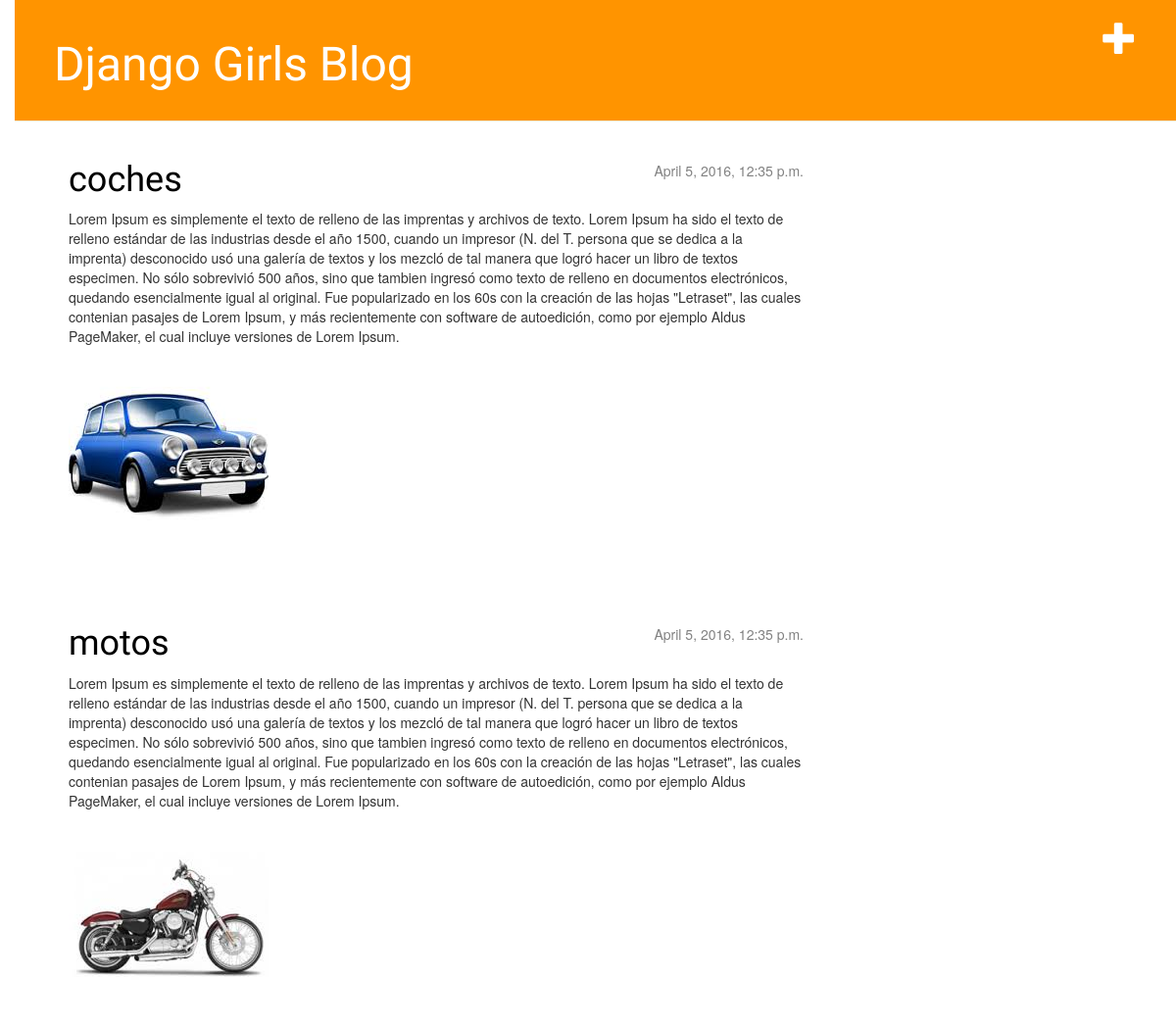
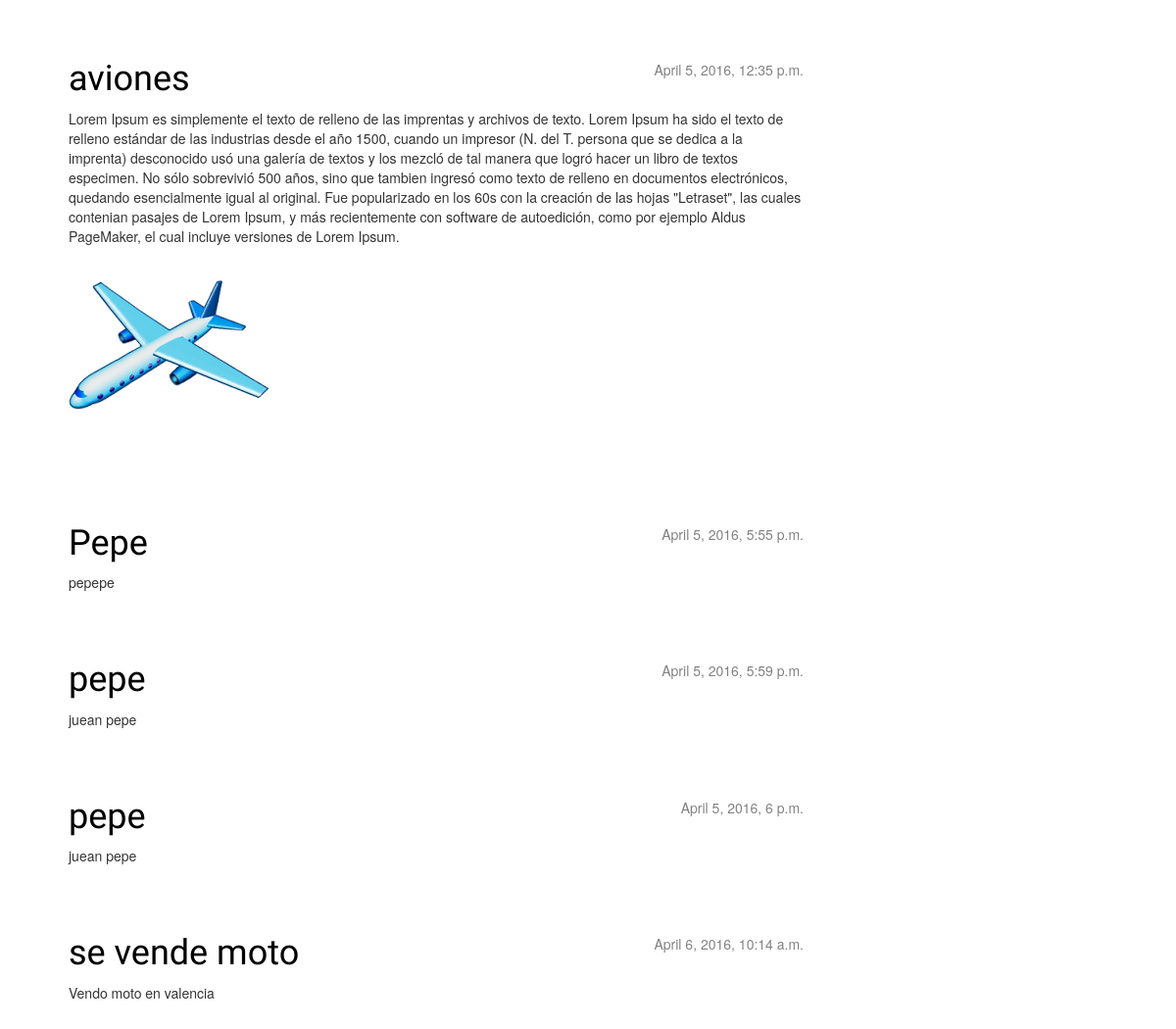
/, run on an earlier commit of the app's database (2 pictures, top to bottom).
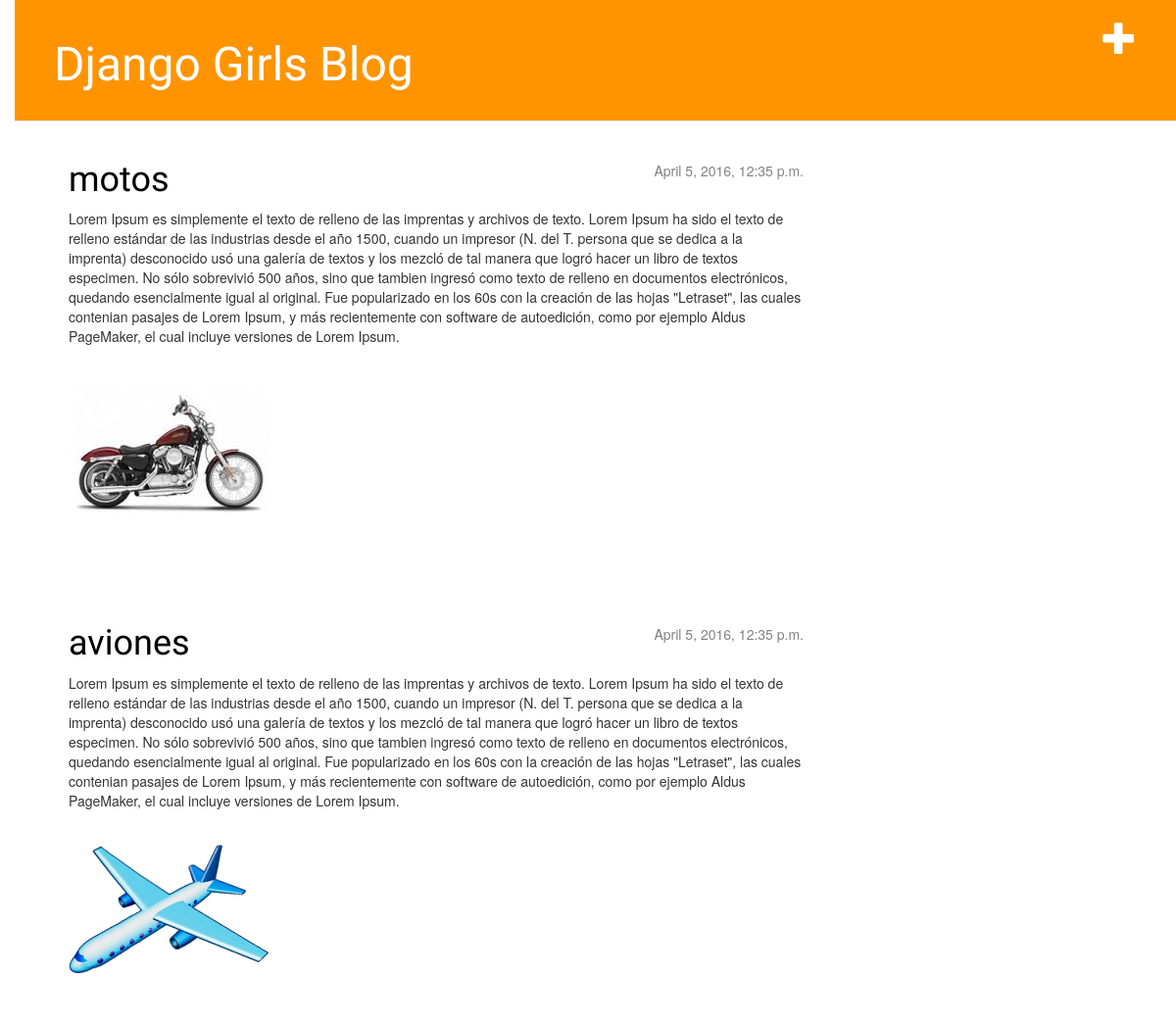
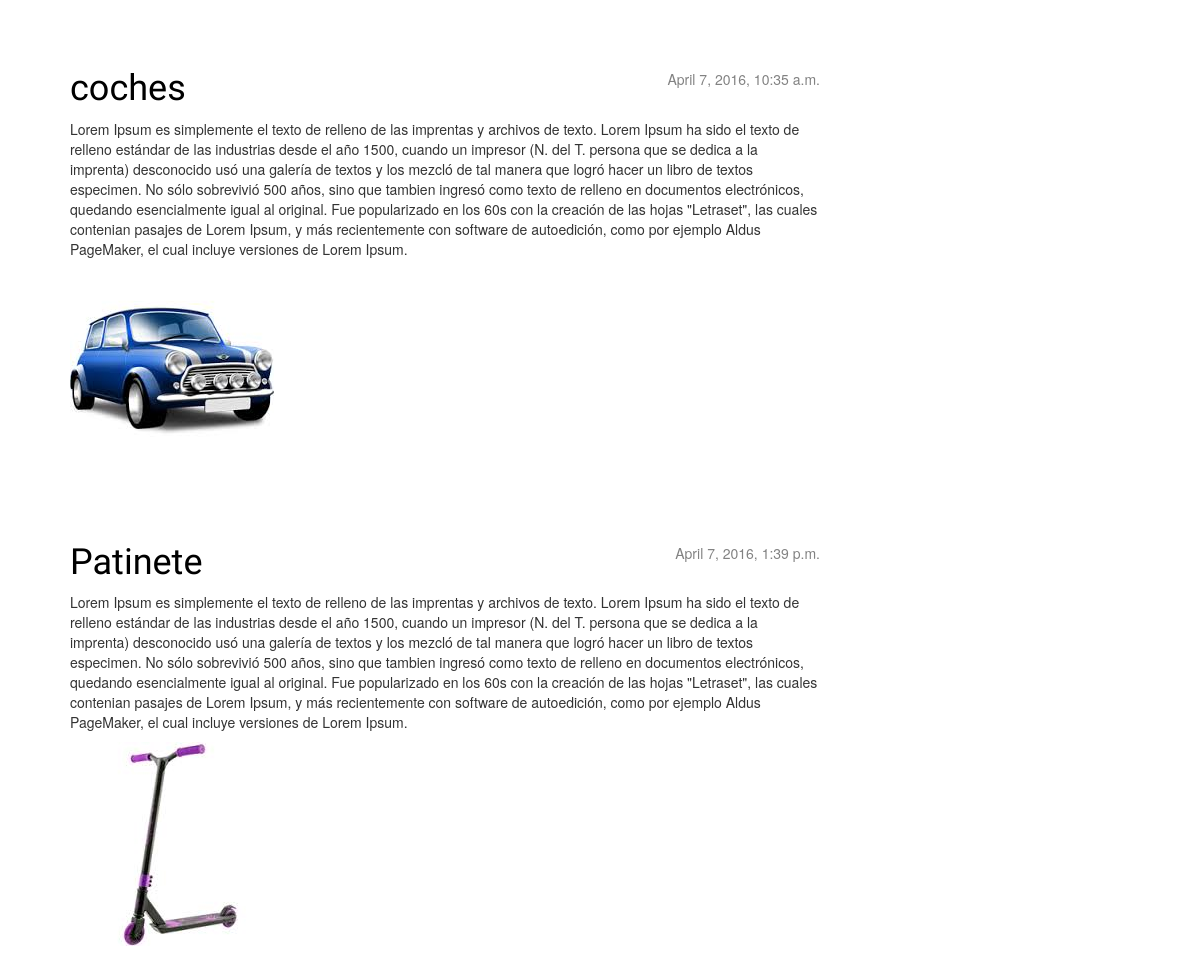
And on a later commit of the database (2 pictures, top to bottom).
### blog/models.py (models this page shows, shortened)
class Post(models.Model):
	author = models.ForeignKey('auth.User')
	image = models.ImageField(upload_to="", null=True, blank=True)
	title = models.CharField(max_length=200)
	text = models.TextField()
	created_date = models.DateTimeField(
		default=timezone.now)
	published_date = models.DateTimeField(
		blank=True, null=True)

### blog/views.py (the view)
# urls.py: url(r'^$', views.post_list),
def post_list(request):
    posts = Post.objects.filter(published_date__lte=timezone.now()).order_by('published_date')
    return render(request, 'blog/post_list.html', {'posts': posts})

### blog/templates/blog/post_list.html
 {% extends 'blog/base.html' %}
    {% block content %}
        {% for post in posts %}
            <div class="post">
                <div class="date">
                    {{ post.published_date }}
                </div>
                <h1><a href="{% url 'blog.views.post_detail' pk=post.pk %}">{{ post.title }}</a></h1>
                <p>{{ post.text|linebreaks }}</p>
                {%if post.image%}
                <img src="{{ post.image.url }}">
                {%endif%}
            </div>
        {% endfor %}
    {% endblock content %}

### blog/templates/blog/base.html (shortened to what this page needs)
{% load staticfiles %}
    <html>
        <head>
            <link rel="stylesheet" href="//maxcdn.bootstrapcdn.com/bootstrap/3.2.0/css/bootstrap.min.css">
            <link rel="stylesheet" href="//maxcdn.bootstrapcdn.com/bootstrap/3.2.0/css/bootstrap-theme.min.css">
            <link rel="stylesheet" href="{% static 'css/blog.css' %}">
        </head>
        <body>
        <div class="page-header">
            <a href="{% url 'blog.views.post_new' %}" class="top-menu"><span class="glyphicon glyphicon-plus"></span></a>
            <h1><a href="/">Django Girls Blog</a></h1>
        </div>
        <div class="content container">
            <div class="row">
                <div class="col-md-8">
                {% block content %}
                {% endblock %}
                </div>
            </div>
        </div>
    </body>
    </html>

### blog/static/css/blog.css (style rules this page uses)
h1 a { color: #FCA205; font-family: 'Lobster'; }
body { padding-left: 15px; }
.page-header { background-color: #ff9400; margin-top: 0; padding: 20px 20px 20px 40px; }
.page-header h1, .page-header h1 a, .page-header h1 a:visited, .page-header h1 a:active { color: #ffffff; font-size: 36pt; text-decoration: none; }
.content { margin-left: 40px; }
h1, h2, h3, h4 { font-family: 'Lobster', cursive; }
.date { float: right; color: #828282; }
.top-menu, .top-menu:hover, .top-menu:visited { color: #ffffff; float: right; font-size: 26pt; margin-right: 20px; }
.post { margin-bottom: 70px; }
.post h1 a, .post h1 a:visited { color: #000000; }

What changed in the data, as far as the page shows it:
removed Post: published_date "April 5, 2016, 5:55 p.m.", title "Pepe", text "pepepe"
removed Post: published_date "April 5, 2016, 5:59 p.m.", title "pepe", text "juean pepe"
removed Post: published_date "April 5, 2016, 6 p.m.", title "pepe", text "juean pepe"
removed Post: published_date "April 6, 2016, 10:14 a.m.", title "se vende moto", text "Vendo moto en valencia"
changed Post "coches": published_date "April 5, 2016, 12:35 p.m." → "April 7, 2016, 10:35 a.m."; moves down the list
added Post: published_date "April 7, 2016, 1:39 p.m.", title "Patinete", text "Lorem Ipsum es simplemente el texto de relleno de las imprentas y archivos de texto. Lorem Ipsum ha sido el texto de relleno estándar de las industrias desde el año 1500, cuando un impresor (N. del T. persona que se dedica a la imprenta) desconocido usó una galería de textos y los mezcló de tal manera que logró hacer un libro de textos especimen. No sólo sobrevivió 500 años, sino que tambien ingresó como texto de relleno en documentos electrónicos, quedando esencialmente igual al original. Fue popularizado en los 60s con la creación de las hojas \"Letraset\", las cuales contenian pasajes de Lorem Ipsum, y más recientemente con software de autoedición, como por ejemplo Aldus PageMaker, el cual…", image (picture)
